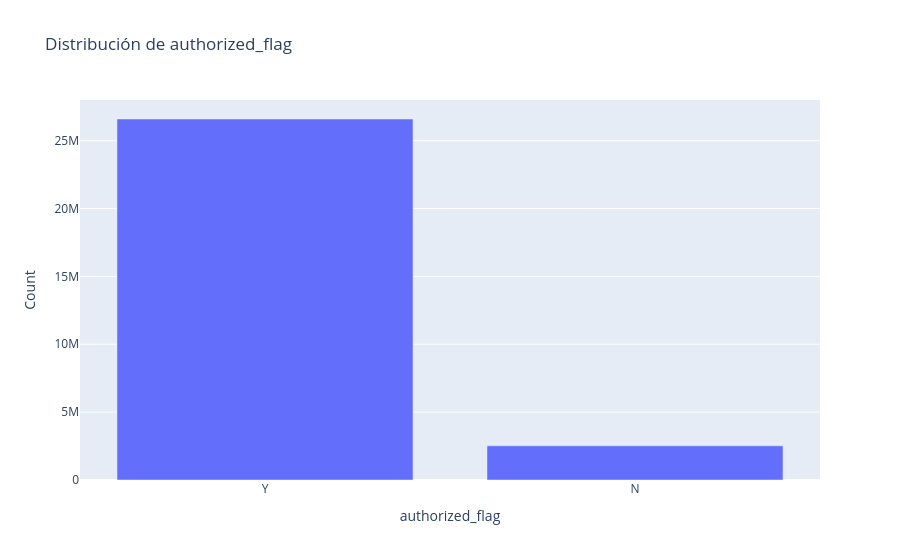

This figure's notebook cell:
### Code cell
px.bar(
    vdf_auth_dist.to_pandas(),
    x="authorized_flag",
    y="count",
    title="Distribución de authorized_flag",
    labels={"authorized_flag": "authorized_flag ", "count": "Count"},
).show()

### Figure 1 — Plotly figure (JSON) as saved in the notebook; plotly's stock layout.template omitted (floating-point values rounded to 4 significant figures)
{"data": [{"hovertemplate": "authorized_flag =%{x}<br>Count=%{y}<extra></extra>", "legendgroup": "", "marker": {"color": "#636efa", "pattern": {"shape": ""}}, "name": "", "orientation": "v", "showlegend": false, "textposition": "auto", "type": "bar", "x": ["Y", "N"], "xaxis": "x", "y": [26595452, 2516909], "yaxis": "y"}], "layout": {"barmode": "relative", "legend": {"tracegroupgap": 0}, "title": {"text": "Distribución de authorized_flag"}, "xaxis": {"anchor": "y", "domain": [0, 1], "title": {"text": "authorized_flag "}}, "yaxis": {"anchor": "x", "domain": [0, 1], "title": {"text": "Count"}}}}
